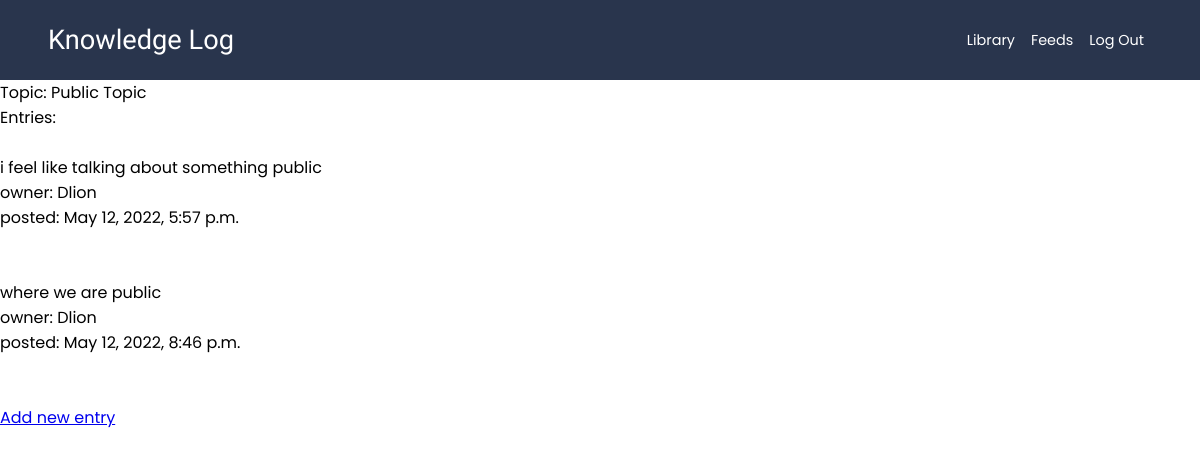
Page /topic/6/ (signed in) on the committed database.
### logs/models.py (models this page shows, shortened)
class Topic(models.Model):
    topic=models.CharField(max_length=100)
    description=models.TextField(blank=True, default='')
    date_added= models.DateTimeField(auto_now_add=True)
    owner=models.ForeignKey(User, on_delete=models.CASCADE)
    public=models.BooleanField(default=False)
    def __str__(self):
        return self.topic

class Entry(models.Model):
    topic=models.ForeignKey(Topic, on_delete=models.CASCADE)
    entry=models.TextField()
    date_added=models.DateTimeField(auto_now_add=True)
    owner=models.ForeignKey(User, on_delete=models.CASCADE)
    class Meta:
        verbose_name_plural='entries'

### logs/views.py (the view)
# urls.py: path('topic/<int:topic_id>/', views.topic, name='topic'),
@login_required
def topic(request, topic_id):
    topic = Topic.objects.get(id=topic_id)
    if topic.public == True:
        entries = topic.entry_set.order_by('date_added')
    else:
        if topic.owner != request.user:
            return render(request, 'logs/error.html', {})
    entries = topic.entry_set.order_by('date_added')
    return render(request, 'logs/topic.html', {'topic': topic, 'entries': entries})

### templates/logs/topic.html (shortened to what this page needs)
{% extends "logs/base.html" %}
{% block content %}
<p>Topic: {{ topic }}</p>
<p>Entries:</p>
<br>
<ul>
    {% for entry in entries %}
    <li>
        <p>{{ entry.entry|linebreaks }}</p>
        <p>owner: {{entry.owner}}</p>
        <p>posted: {{ entry.date_added}}</p>
        <br><br>
    </li>
    {% empty %}
    <li>There are no entries for this topic yet.</li>
    {% endfor %}
</ul>
<a href="{% url 'logs:new_entry' topic.id %}">Add new entry</a>
{% endblock content %}

### static/css/index.css (style rules this page uses)
*, *::after, *::before { margin: 0; padding: 0; box-sizing: border-box; }
:root { --base-color: #29354d; }
body { font-family: 'Poppins', sans-serif; min-height: 100vh; }

### rows in the picture
Topic: topic "Public Topic"
Entry: entry "i feel like talking about something public", owner "Dlion", date_added "May 12, 2022, 5:57 p.m."
Entry: entry "where we are public", owner "Dlion", date_added "May 12, 2022, 8:46 p.m."
